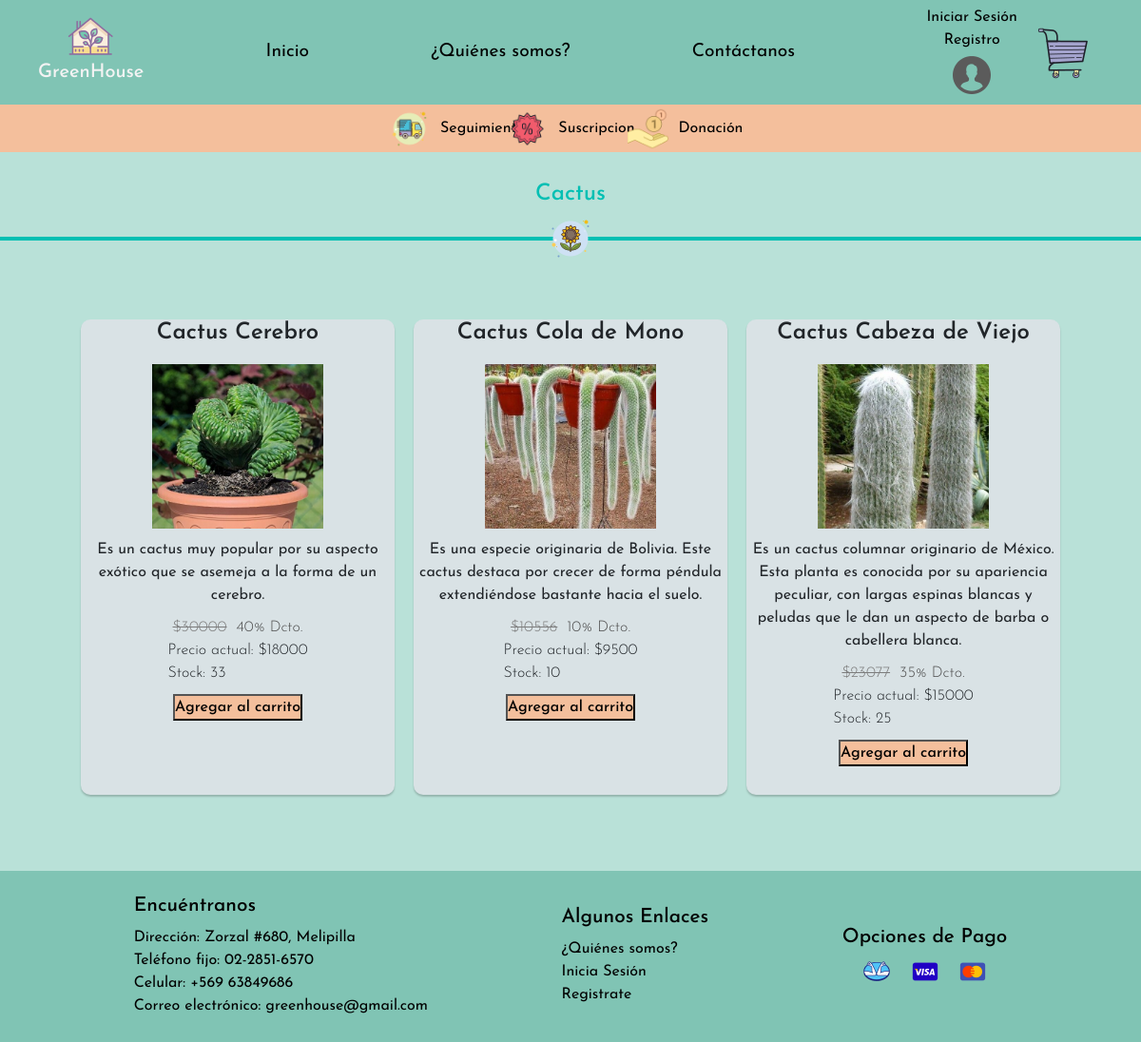
The page /cactus on the database its author committed.
### core/models.py (models this page shows, shortened)
class Producto(models.Model):
    codigo = models.CharField(max_length=4, primary_key=True)
    nombre = models.CharField(max_length=80, blank=True)
    detalle = models.CharField(max_length=450)
    precio = models.IntegerField()
    stock = models.IntegerField()
    imagen = models.CharField(max_length=200)
    oferta = models.BooleanField()
    categoria = models.ForeignKey(to=Categoria, on_delete=models.CASCADE)
    porcentaje_oferta = models.IntegerField(default=0)
    def tachado(self):
        if self.oferta:
            return "$" + str(round(self.precio / (1 - (self.porcentaje_oferta / 100))))
        return ""
    def descuento(self):
        if self.oferta:
            return str(self.porcentaje_oferta) + "% Dcto."
        return ""

### core/views.py (the view)
# urls.py: path("cactus", cactus, name="cactus"),
def cactus(request):
    cactus = Producto.objects.filter(categoria=Categoria.objects.get(nombre="Cactus"))
    return render(request, 'core/cactus.html', {"cactus":cactus, "carro":request.session.get("carro", [])})

### core/templates/core/cactus.html (shortened to what this page needs)
{% extends 'core/base.html' %}
{% load static %}
{% block css %}
<link rel="stylesheet" href="{% static 'css/estilo_cactus.css' %}">
{% endblock %}
{% block content %}
    <section class="divisor">
        <h4>Cactus</h4>
        <img src="{% static 'img/icons8_sunflower_50px.png' %}" alt="">
    </section>
<div class="catalogo-cactus">
    {% for i in cactus %}
        <div class="cactus">
            <div class="img">
                <h4>{{ i.nombre }}</h4>
                <img src="{% static i.imagen %}">
            </div>
            <div class="info-producto">
                <p>{{ i.detalle }}</p>
            </div>
            <div class="datos-nro">
                <div class="datos-oferta">
                    <p class="precio-producto">{{ i.tachado }}</p>
                    <br>
                    <p>{{ i.descuento }}</p>
                </div>
                <div class="datos-nro2">
                    <p class="precio-producto2">Precio actual: ${{ i.precio }}</p>
                    <p class="stock-producto">Stock: {{ i.stock }}</p>
                </div>
            </div>
            <div class="productos-btns">
                <button type="button" class="btn-cart"><a href="{% url 'addtocar' i.codigo %}">Agregar al carrito</a></a><span></span></button>
            </div>
        </div>
    {% endfor %}
</div>
{% endblock %}

### core/templates/core/base.html (shortened to what this page needs)
{% load static %}
<head>
    <link href="https://cdn.jsdelivr.net/npm/bootstrap@5.3.0-alpha2/dist/css/bootstrap.min.css" rel="stylesheet"
>
    <link rel="stylesheet" href="{% static 'css/base.css' %}">
    {% block css %}
    {% endblock %}
</head>
<body>
    <header>
        <div id="arriba">
            <div class="logo">
                <a href="{% url 'home' %}">
                <img src="{% static 'img/icons8_greenhouse_50px.png' %}" alt="home" class="imagen">
                </a>
                <h5>GreenHouse</h5>
            </div>
            <nav id="links">
                <a href="{% url 'home' %}">Inicio</a>
                <a href="#quienes-somos">¿Quiénes somos?</a>
                <a href="#pie">Contáctanos</a>
            </nav>
            <div class="usuario">
                {% if user.is_authenticated %}
                    {{user.username}}
                    {% if suscrito %}
                        ⭐
                    {% else %}
                        🚫
                    {% endif %}
                    <a href="{% url 'logout' %}">Salir</a>
                {% else %}
                    <a href="{% url 'login' %}">Iniciar Sesión</a>
                    <a href="{% url 'registro' %}">Registro</a>
                {% endif %}
                <li><a href="{% url 'login' %}"><img src="{% static 'img/icons8_male_user_50px.png' %}" alt=""></a></li>
            </div>
            <div class="cart">
                <a href="{% url 'carrito' %}">
                    <img src="{% static 'img/icons8_shopping_cart_80px_1.png' %}" alt="">
                </a>
            </div>
            </div>
        <div id="abajo">
            <div class="submenu">
                <img src="{% static 'img/icons8_in_transit_50px.png' %}" alt="seguimiento">
                <a href="#seguimiento">Seguimiento</a>
            </div>
            <div class="submenu">
                <img src="{% static 'img/icons8_discount_50px.png' %}" alt="descuento">
                <a href="{% url 'suscribir' %}">Suscripcion</a>
            </div>
            <div class="submenu">
                <img src="{% static 'img/icons8_receive_cash_50px.png' %}" alt="donacion">
                <a href="#donacion">Donación</a>
            </div>
        </div>
    </header>
    {% block content %}
    {% endblock %}
    <footer id="pie">
        <div id="izquierda">
            <h5>Encuéntranos</h5>
            <nav>
                <a>Dirección: Zorzal #680, Melipilla</a>
                <a>Teléfono fijo: 02-2851-6570</a>
                <a>Celular: +569 63849686</a>
                <a>Correo electrónico: greenhouse@gmail.com</a>
            </nav>
        </div>
        <div id="centro">
            <h5>Algunos Enlaces</h5>
            <nav>
                <a href="#quienes-somos">¿Quiénes somos?</a>
                <a href="{% url 'login' %}">Inicia Sesión</a>
                <a href="{% url 'registro' %}">Registrate</a>
            </nav>
        </div>
        <div id="derecha">
            <h5>Opciones de Pago</h5>
            <nav>
                <img src="{% static 'img/icons8_mercado_pago_30px.png' %}" alt="">
                <img src="{% static 'img/icons8_visa_30px.png' %}" alt="">
                <img src="{% static 'img/icons8_mastercard_30px.png' %}" alt="">
            </nav>
        </div>
    </footer>
    </html>

### core/static/css/base.css (style rules this page uses)
header { display: flex; flex-direction: column; height: 160px; width: 100%; }
nav { width: 100%; display: flex; justify-content: space-evenly; }
li>a { text-decoration: none; color: #000000; font-size: 1.2rem; }
#links> a { text-decoration: none; color: #000000; font-size: 1.2rem; }
#arriba { width: 100%; background-color: #80C4B4; display: flex; justify-content: space-between; align-items: center; height: 120px; padding: 0px 40px; }
#abajo { display: flex; justify-content: center; background-color: #F4BF9C !important; }
body { background-color: #B9E1D8 !important; background-size: cover; background-attachment: fixed; display: flex; flex-direction: column; justify-content: space-between; min-height: 100vh; align-items: center; }
.submenu { display: flex; width: 10%; height: 50px; align-items: center; column-gap: 10px; justify-content: center; transition-duration: 0.5s; margin: 0 0px; }
.submenu>img { width: 45px; }
.submenu a { text-decoration: none; color: #000000; }
#arriba .logo { display: flex; flex-direction: column; align-items: center; }
#arriba .logo img { width: 50px; height: 50px; }
#arriba .logo h5 { color: #f3f3f3; }
#pie h5 { font-size: 1.3rem !important; color: #000000; }
#pie { width: 100%; display: flex; height: 180px; padding: 20px 0px; background-color: #80C4B4; align-items: center; justify-content: space-evenly; margin-top: 50px; }
#pie a { text-decoration: none; color: black; }
#izquierda > nav, #centro > nav { display: flex; flex-direction: column; }
ul, li { list-style: none; }
.usuario { text-align: center; }
.usuario > a { text-decoration: none; color:#000000; }

### core/static/css/estilo_cactus.css (style rules this page uses)
* { margin: 0; padding: 0; font-family: 'Josefin Sans', sans-serif; }
body { background-color: #B9E1D8 !important; background-size: cover; background-attachment: fixed; }
.divisor { width: 100%; padding: 30px 0px; }
.divisor > h4 { color: #00BFB3; text-align: center; }
.divisor > img { display: block; margin: 0 auto; position: relative; margin-top: -57px; background-color: transparent; }
.catalogo-cactus { width: 100%; max-width: 1200px; height: auto; display: flex; flex-wrap: wrap; justify-content: center; align-items: center; margin: 20px; }
.catalogo-cactus .cactus { width: 330px; height: 500px; border-radius: 10px; box-shadow: 0 2px 2px rgba(0, 0, 0, 0.2); overflow: hidden; margin: 10px; text-align: center; transition: all 0.25s; background-color: #D9E2E5; justify-content: center; float: left; }
.img img { width: 200px; height: auto; padding: 10px; }
.img h4 { font-weight: 600; }
.datos-nro { display: flex; flex-direction: column; align-items: center; margin: 10px 0px; }
.datos-oferta { padding: 0 1rem; font-size: 16px; font-weight: 300; text-align: justify; display: flex; flex-direction: row; color: #4b4b4b; }
p { margin: 0px 5px; }
.datos-nro2 p { padding: 0 1rem; font-size: 16px; font-weight: 300; text-align: justify; display: flex; flex-direction: column; }
.precio-producto { color: #7c7c7c; display: inline-block; text-decoration: line-through; }
.productos-btns { display: flex; justify-content: center; }
.productos-btns button { background-color: #F4BF9C; text-decoration: none; }
.catalogo-cactus .cactus a { font-weight: 500; text-decoration: none; color: #000000; }
.stock-producto { display: inline-block; }

### rows shown on the page
Producto: nombre "Cactus Cerebro", imagen (picture), detalle "Es un cactus muy popular por su aspecto exótico que se asemeja a la forma de un cerebro.", tachado "$30000", descuento "40% Dcto.", precio "18000", stock "33"
Producto: nombre "Cactus Cola de Mono", imagen (picture), detalle "Es una especie originaria de Bolivia. Este cactus destaca por crecer de forma péndula extendiéndose bastante hacia el suelo.", tachado "$10556", descuento "10% Dcto.", precio "9500", stock "10"
Producto: nombre "Cactus Cabeza de Viejo", imagen (picture), detalle "Es un cactus columnar originario de México. Esta planta es conocida por su apariencia peculiar, con largas espinas blancas y peludas que le dan un aspecto de barba o cabellera blanca.", tachado "$23077", descuento "35% Dcto.", precio "15000", stock "25"
